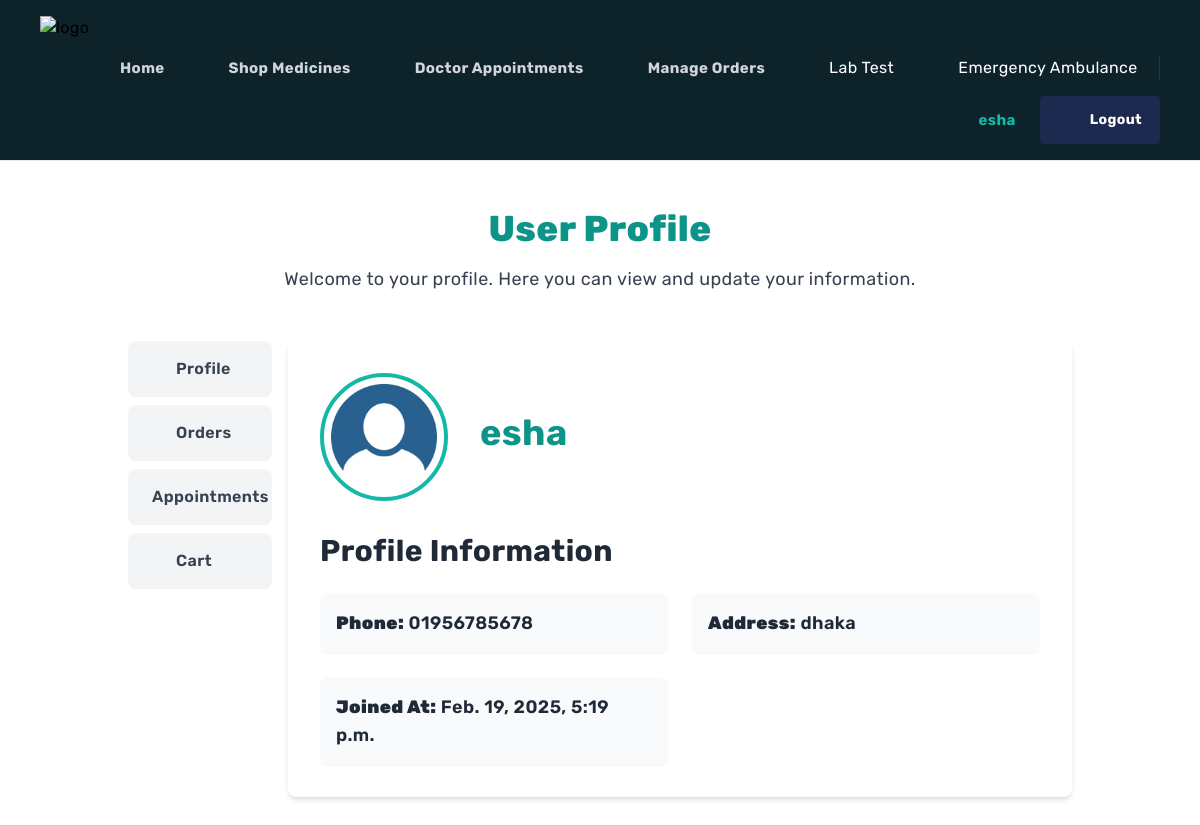
/user_profile/ (signed in), run on the app's committed database.
### hospital/models.py (models this page shows, shortened)
class Profile(models.Model):
    user = models.OneToOneField(User, on_delete=models.CASCADE)
    phone = models.CharField(max_length=20)
    address = models.CharField(max_length=255)
    image = models.ImageField(upload_to='profiles/', default='profiles/default.png')

### hospital/views.py (the view)
# urls.py: path('user_profile/', user_profile, name='user_profile'),
@login_required
def user_profile(request):
    user = request.user
    profile, created = Profile.objects.get_or_create(user=user)
    orders = Order.objects.filter(user=user)
    appointments = Appointment.objects.filter(patient=user)
    carts = Cart.objects.filter(user=user)
    lab_bookings = LabBooking.objects.filter(user=user)  # Add this line to get lab test bookings
    context = {
        'user': user,
        'profile': profile,
        'orders': orders,
        'appointments': appointments,
        'carts': carts,
        'lab_bookings': lab_bookings,  # Add this to the context
    }
    return render(request, 'Userprofile.html', context)

### templates/Userprofile.html (shortened to what this page needs)
{% extends "base.html" %}
{% block content %}
<div class="container mx-auto px-4 sm:px-10 mt-12 mb-12 min-h-screen">
    <div class="text-center mb-12">
        <h1 class="text-4xl font-extrabold text-teal-600">User Profile</h1>
        <p class="mt-4 text-lg text-gray-700">Welcome to your profile. Here you can view and update your information.</p>
    </div>
    <div class="grid grid-cols-12 gap-4">
        <aside class="col-span-2">
            <ul class="space-y-2">
                <li class="bg-gray-100 p-2 rounded-lg px-4 py-4">
                    <a href="javascript:void(0);" onclick="showSection('profile-section')"
                        class="flex items-center text-gray-700 font-semibold hover:text-teal-500">
                        <box-icon name='user' color='#4fd1c5' class='mr-2'></box-icon>
                        Profile
                    </a>
                </li>
                <li class="bg-gray-100 p-2 rounded-lg px-4 py-4">
                    <a href="javascript:void(0);" onclick="showSection('orders-section')"
                        class="flex items-center text-gray-700 font-semibold hover:text-teal-500">
                        <box-icon name='cart' color='#4fd1c5' class='mr-2'></box-icon>
                        Orders
                    </a>
                </li>
                <li class="bg-gray-100 p-2 rounded-lg px-4 py-4">
                    <a href="javascript:void(0);" onclick="showSection('appointments-section')"
                        class="flex items-center text-gray-700 font-semibold hover:text-teal-500">
                        Appointments
                    </a>
                </li>
                <li class="bg-gray-100 p-2 rounded-lg px-4 py-4">
                    <a href="javascript:void(0);" onclick="showSection('cart-section')"
                        class="flex items-center text-gray-700 font-semibold hover:text-teal-500">
                        <box-icon name='shopping-bag' color='#4fd1c5' class='mr-2'></box-icon>
                        Cart
                    </a>
                </li>
            </ul>
        </aside>
        <section id="profile-section" class="col-span-10">
            <div class="bg-white shadow-md rounded-lg p-8">
                <div class="flex items-center space-x-8">
                    <img src="{{ profile.image.url }}" alt="{{ user.username }}" class="w-32 h-32 object-cover rounded-full border-4 border-teal-500">
                    <div>
                        <h2 class="text-4xl font-bold text-teal-600 mb-2">{{ user.username }}</h2>
                    </div>
                </div>
                <div class="mt-8">
                    <h3 class="text-3xl font-bold text-gray-800 mb-6">Profile Information</h3>
                    <div class="grid grid-cols-1 md:grid-cols-2 gap-6">
                        <div class="bg-gray-50 p-4 rounded-lg shadow-sm">
                            <p class="text-lg font-semibold text-gray-800"><strong>Phone:</strong> {{ profile.phone }}</p>
                        </div>
                        <div class="bg-gray-50 p-4 rounded-lg shadow-sm">
                            <p class="text-lg font-semibold text-gray-800"><strong>Address:</strong> {{ profile.address }}</p>
                        </div>
                        <div class="bg-gray-50 p-4 rounded-lg shadow-sm">
                            <p class="text-lg font-semibold text-gray-800"><strong>Joined At:</strong> {{ user.date_joined }}</p>
                        </div>
                    </div>
                </div>
            </div>
        </section>
    </div>
</div>
{% endblock %}

### templates/base.html (shortened to what this page needs)
<!DOCTYPE html>
<html lang="en">
<head>
    <script src="https://cdn.tailwindcss.com"></script>
</head>
<body class="tracking-wide">
    <header class='flex border-b py-4 px-4 sm:px-10 bg-[#0d2329] min-h-[70px] tracking-wide relative z-50 sticky top-0'>
        <div class='flex flex-wrap items-center gap-4 w-full'>
            <a href="{% url 'home' %}">
                <img src="https://i.postimg.cc/3xGXxqt8/E-care-3-Final.png" alt="logo" class='w-36' />
            </a>
            <div id="collapseMenu"
                class='lg:!flex lg:flex-auto lg:ml-12 max-lg:hidden max-lg:before:fixed max-lg:before:bg-black max-lg:before:opacity-50 max-lg:before:inset-0 max-lg:before:z-50'>
                <div
                    class="lg:!flex lg:flex-auto max-lg:fixed max-lg:bg-white max-lg:w-1/2 max-lg:min-w-[300px] max-lg:top-0 max-lg:left-0 max-lg:p-6 max-lg:h-full max-lg:shadow-md max-lg:overflow-auto z-50">
                    <ul class='lg:flex lg:gap-x-8 max-lg:space-y-2'>
                        <li class='max-lg:border-b max-lg:py-3'>
                            <a href="{% url 'home' %}"
                                class='hover:text-teal-500 text-gray-300 block font-bold text-[15px] flex items-center'>
                                <box-icon name='home' color='#fff' class='mr-2'></box-icon> Home
                            </a>
                        </li>
                        <li class='max-lg:border-b max-lg:py-3'>
                            <a href="{% url 'shopmedicine' %}"
                                class='hover:text-teal-500 text-gray-300 block font-bold text-[15px] flex items-center'>
                                <box-icon name='store' color='#fff' class='mr-2'></box-icon> Shop Medicines
                            </a>
                        </li>
                        <li class='max-lg:border-b max-lg:py-3'>
                            <a href="{% url 'appointments' %}"
                                class='hover:text-teal-500 text-gray-300 block font-bold text-[15px] flex items-center'>
                                <box-icon name='calendar' color='#fff' class='mr-2'></box-icon> Doctor Appointments
                            </a>
                        </li>
                        <li class='max-lg:border-b max-lg:py-3'>
                            <a href="{% url 'manage_orders' %}"
                                class='hover:text-teal-500 text-gray-300 block font-bold text-[15px] flex items-center'>
                                <box-icon name='cart' color='#fff' class='mr-2'></box-icon> Manage Orders
                            </a>
                        </li>
                        <li>
                            <a href="{% url 'lab_tests' %}"
                                class="flex items-center space-x-2 text-white hover:text-teal-400">
                                <box-icon name='vial' color='#fff'></box-icon><span>Lab Test</span>
                            </a>
                        </li>
                        <li>
                            <a href="{% url 'emergency_ambulance' %}"
                                class="flex items-center space-x-2 text-white hover:text-teal-400">
                                <box-icon name='ambulance' type='solid' color='#ffffff'></box-icon><span>Emergency Ambulance</span>
                            </a>
                        </li>
                    </ul>
                </div>
            </div>
            <div class='flex items-center ml-auto space-x-6'>
                {% if user.is_authenticated %}
                  <a href="{% url 'user_profile' %}" class='text-teal-500 text-gray-200 block font-bold text-[15px] flex items-center'>
                    <box-icon name='user' color='#fff' class='mr-2'></box-icon>
                    {{ user.username }}
                </a>
                  <form action="{% url 'logout' %}" method="post">
                    <button type="submit"
                      class='px-4 py-2.5 text-sm rounded font-bold text-white border-2 border-[#1d294f] bg-[#1d294f] transition-all ease-in-out duration-300 hover:bg-transparent hover:text-teal-400 flex items-center'>
                      <box-icon name='log-out' color='#fff' class='mr-2'></box-icon>
                      Logout
                    </button>
                  </form>
                {% endif %}
              </div>
    </header>
    {% block content %}{% endblock %}
</body>
</html>

### templates/base.html (style rules this page uses)
body { font-family: "Rubik", sans-serif; }

### data on the page
Profile: image (placeholder picture), phone "01956785678", address "dhaka"

### other printed values
{{ user.username }} "esha"
{{ user.date_joined }} "Feb. 19, 2025, 5:19 p.m."
